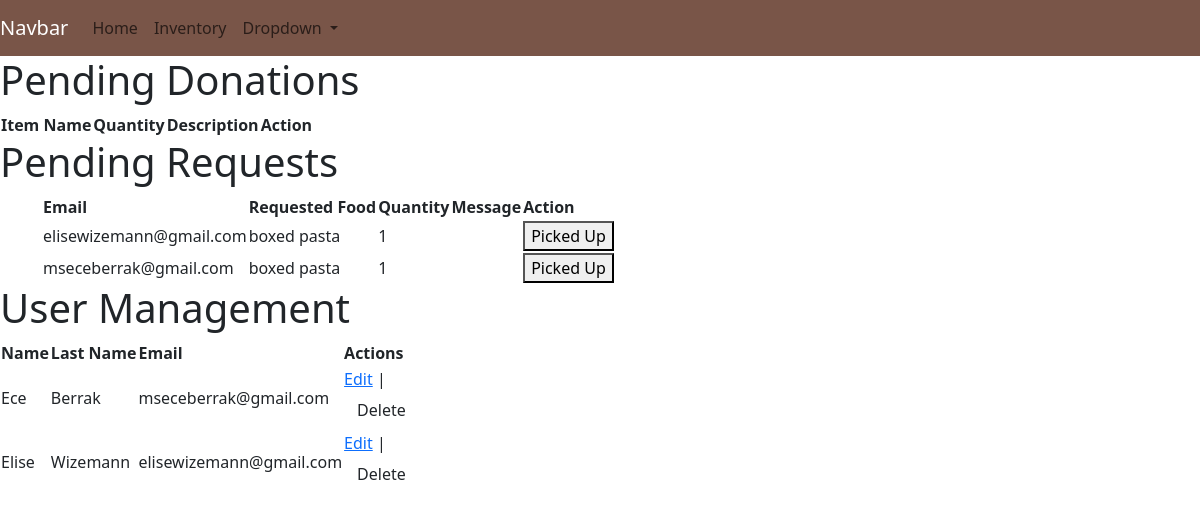
The page /admin on the database its author committed.
### app.py (models this page shows, shortened)
class Request(db.Model):
    id = db.Column(db.Integer, primary_key=True)
    email = db.Column(db.String(100), nullable=False)
    requested_food = db.Column(db.String(100), nullable=False)
    quantity = db.Column(db.Integer, nullable=False)

class User(db.Model, UserMixin):
    id = db.Column(db.Integer, primary_key=True)
    name = db.Column(db.String(255))
    last_name = db.Column(db.String(255))
    email = db.Column(db.String(255), unique=True, nullable=False)
    password_hash = db.Column(db.String(255), nullable=False)
    email_verification_token = db.Column(db.String(255))
    is_verified = db.Column(db.Boolean, default=False)
    is_mfa_enabled = db.Column(db.Boolean, default=False)
    mfa_code = db.Column(db.String(255))
    phoneNumber = db.Column(db.String(255))

### app.py (the view)
@app.route('/admin')
def admin_dashboard():
    pending_donations = Donation.query.filter_by(status='pending').all()
    pending_requests= Request.query.all()
    users = User.query.all()
    return render_template('admin_dashboard.html', pending_donations=pending_donations, pending_requests=pending_requests, users=users)

### templates/admin_dashboard.html (shortened to what this page needs)
{%extends "base.html"%}
{%block content%}
<h1>Pending Donations</h1>
<div class="containter">
<table>
    <thead>
        <tr>
            <th>Item Name</th>
            <th>Quantity</th>
            <th>Description</th>
            <th>Action</th>
        </tr>
    </thead>
</table>
<h1>Pending Requests</h1>
<div class="container">
    <table>
        <thead>
            <tr>
                <th>Email</th>
                <th>Requested Food</th>
                <th>Quantity</th>
                <th>Message</th>
                <th>Action</th>
            </tr>
        </thead>
        <tbody>
            {% for request in pending_requests %}
            <tr>
                <td>{{ request.email }}</td>
                <td>{{ request.requested_food }}</td>
                <td>{{ request.quantity }}</td>
                <td>{{ request.message }}</td>
                <td>
                    <form method="post" action="{{ url_for('mark_request_as_picked_up', request_id=request.id) }}">
                        <button type="submit">Picked Up</button>
                    </form>
                </td>
            </tr>
            {% endfor %}
        </tbody>
    </table>
</div>
<h1>User Management</h1>
<table>
    <thead>
        <tr>
            <th>Name</th>
            <th>Last Name</th>
            <th>Email</th>
            <th>Actions</th>
        </tr>
    </thead>
    <tbody>
        {% for user in users %}
        <tr>
            <td>{{ user.name }}</td>
            <td>{{ user.last_name }}</td>
            <td>{{ user.email }}</td>
            <td>
                <a href="{{ url_for('admin_edit_user', user_id=user.id) }}">Edit</a> |
                <form method="post" action="{{ url_for('admin_delete_user', user_id=user.id) }}" onsubmit="return confirm('Are you sure you want to delete this user?');">
                    <button type="submit" class="btn">Delete</button>
                </form>
            </td>
        </tr>
        {% endfor %}
    </tbody>
</table>
</div>
{%endblock%}

### templates/base.html (shortened to what this page needs)
<!doctype html>
<html lang="en">
  <head>
    <link href="https://cdn.jsdelivr.net/npm/bootstrap@5.3.3/dist/css/bootstrap.min.css" rel="stylesheet">
  </head>
  <body>
    <nav class="navbar navbar-expand-lg" style="background-color: #795548">
      <a class="navbar-brand" href="#" style="color: white">Navbar</a>
      <div class="collapse navbar-collapse" id="navbarSupportedContent">
        <ul class="navbar-nav mr-auto">
          <li class="nav-item active">
            <a class="nav-link" href="/">Home</a>
          </li>
          <li class="nav-item">
            <a class="nav-link" href="/inventory">Inventory</a>
          </li>
          <li class="nav-item dropdown">
            <a class="nav-link dropdown-toggle" href="#" id="navbarDropdown" role="button" data-toggle="dropdown" aria-haspopup="true" aria-expanded="false">
              Dropdown
            </a>
          </li>
          </ul>
      </div>
    </nav>
    {%block content%}
    {%endblock%}
  </body>
</html>

### rows shown on the page
Request: email "elisewizemann@gmail.com", requested_food "boxed pasta", quantity "1"
Request: email "mseceberrak@gmail.com", requested_food "boxed pasta", quantity "1"
User: name "Ece", last_name "Berrak", email "mseceberrak@gmail.com"
User: name "Elise", last_name "Wizemann", email "elisewizemann@gmail.com"
